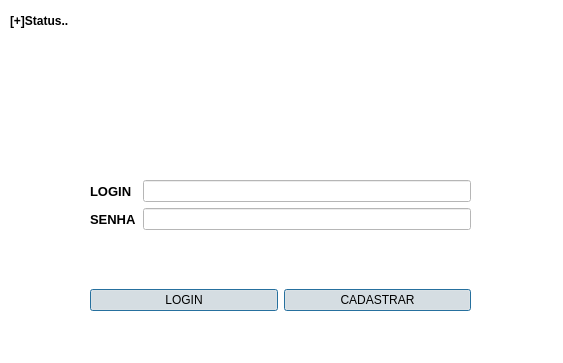
<?xml version="1.0" encoding="UTF-8"?>
<ui version="4.0">
 <class>Widget</class>
 <widget class="QWidget" name="Widget">
  <property name="geometry">
   <rect>
    <x>0</x>
    <y>0</y>
    <width>563</width>
    <height>363</height>
   </rect>
  </property>
  <property name="windowTitle">
   <string>Amserlen</string>
  </property>
  <property name="styleSheet">
   <string notr="true">background-color:#FFF</string>
  </property>
  <widget class="QLabel" name="label_4">
   <property name="geometry">
    <rect>
     <x>10</x>
     <y>10</y>
     <width>221</width>
     <height>21</height>
    </rect>
   </property>
   <property name="font">
    <font>
     <pointsize>9</pointsize>
     <weight>75</weight>
     <bold>true</bold>
    </font>
   </property>
   <property name="text">
    <string>[+]Status..</string>
   </property>
  </widget>
  <widget class="QWidget" name="horizontalLayoutWidget">
   <property name="geometry">
    <rect>
     <x>90</x>
     <y>260</y>
     <width>381</width>
     <height>80</height>
    </rect>
   </property>
   <layout class="QHBoxLayout" name="horizontalLayout">
    <item>
     <widget class="QPushButton" name="pushButton">
      <property name="toolTipDuration">
       <number>-1</number>
      </property>
      <property name="text">
       <string>LOGIN</string>
      </property>
      <property name="shortcut">
       <string notr="true"/>
      </property>
      <property name="checkable">
       <bool>true</bool>
      </property>
      <property name="checked">
       <bool>true</bool>
      </property>
      <property name="autoRepeat">
       <bool>true</bool>
      </property>
      <property name="autoExclusive">
       <bool>true</bool>
      </property>
      <property name="autoDefault">
       <bool>true</bool>
      </property>
      <property name="default">
       <bool>true</bool>
      </property>
      <property name="flat">
       <bool>true</bool>
      </property>
     </widget>
    </item>
    <item>
     <widget class="QPushButton" name="pushButton_2">
      <property name="toolTipDuration">
       <number>-1</number>
      </property>
      <property name="text">
       <string>CADASTRAR</string>
      </property>
      <property name="shortcut">
       <string notr="true"/>
      </property>
      <property name="checkable">
       <bool>true</bool>
      </property>
      <property name="checked">
       <bool>true</bool>
      </property>
      <property name="autoRepeat">
       <bool>true</bool>
      </property>
      <property name="autoExclusive">
       <bool>true</bool>
      </property>
      <property name="autoDefault">
       <bool>true</bool>
      </property>
      <property name="default">
       <bool>true</bool>
      </property>
      <property name="flat">
       <bool>true</bool>
      </property>
     </widget>
    </item>
   </layout>
  </widget>
  <widget class="QLabel" name="label_3">
   <property name="geometry">
    <rect>
     <x>0</x>
     <y>40</y>
     <width>561</width>
     <height>121</height>
    </rect>
   </property>
   <property name="text">
    <string/>
   </property>
   <property name="alignment">
    <set>Qt::AlignCenter</set>
   </property>
  </widget>
  <widget class="QWidget" name="formLayoutWidget">
   <property name="geometry">
    <rect>
     <x>90</x>
     <y>180</y>
     <width>381</width>
     <height>78</height>
    </rect>
   </property>
   <layout class="QFormLayout" name="formLayout">
    <item row="0" column="0">
     <widget class="QLabel" name="label">
      <property name="font">
       <font>
        <pointsize>10</pointsize>
        <weight>75</weight>
        <bold>true</bold>
       </font>
      </property>
      <property name="text">
       <string>LOGIN</string>
      </property>
     </widget>
    </item>
    <item row="0" column="1">
     <widget class="QLineEdit" name="txt_username"/>
    </item>
    <item row="1" column="0">
     <widget class="QLabel" name="label_2">
      <property name="font">
       <font>
        <pointsize>10</pointsize>
        <weight>75</weight>
        <bold>true</bold>
       </font>
      </property>
      <property name="text">
       <string>SENHA</string>
      </property>
     </widget>
    </item>
    <item row="1" column="1">
     <widget class="QLineEdit" name="txt_senha">
      <property name="echoMode">
       <enum>QLineEdit::Password</enum>
      </property>
     </widget>
    </item>
   </layout>
  </widget>
 </widget>
 <resources/>
 <connections/>
</ui>
